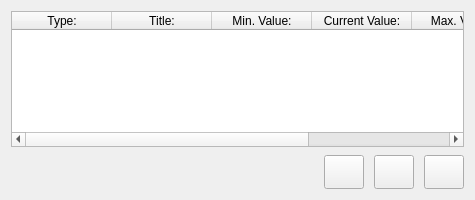
<?xml version="1.0" encoding="UTF-8"?>
<ui version="4.0">
 <class>MBSWtable_Form</class>
 <widget class="QWidget" name="MBSWtable_Form">
  <property name="geometry">
   <rect>
    <x>0</x>
    <y>0</y>
    <width>475</width>
    <height>200</height>
   </rect>
  </property>
  <property name="minimumSize">
   <size>
    <width>475</width>
    <height>200</height>
   </size>
  </property>
  <property name="font">
   <font>
    <family>Liberation Sans</family>
    <pointsize>9</pointsize>
   </font>
  </property>
  <property name="windowTitle">
   <string>Measuring Blocks</string>
  </property>
  <layout class="QVBoxLayout" name="verticalLayout">
   <property name="spacing">
    <number>0</number>
   </property>
   <item>
    <widget class="QTableWidget" name="selectedMBsSWs_tableWidget">
     <property name="minimumSize">
      <size>
       <width>382</width>
       <height>123</height>
      </size>
     </property>
     <property name="editTriggers">
      <set>QAbstractItemView::NoEditTriggers</set>
     </property>
     <property name="alternatingRowColors">
      <bool>true</bool>
     </property>
     <property name="selectionMode">
      <enum>QAbstractItemView::ContiguousSelection</enum>
     </property>
     <property name="selectionBehavior">
      <enum>QAbstractItemView::SelectRows</enum>
     </property>
     <column>
      <property name="text">
       <string>Type:</string>
      </property>
     </column>
     <column>
      <property name="text">
       <string>Title:</string>
      </property>
     </column>
     <column>
      <property name="text">
       <string>Min. Value:</string>
      </property>
     </column>
     <column>
      <property name="text">
       <string>Current Value:</string>
      </property>
     </column>
     <column>
      <property name="text">
       <string>Max. Value:</string>
      </property>
     </column>
     <column>
      <property name="text">
       <string>Unit:</string>
      </property>
     </column>
    </widget>
   </item>
   <item>
    <layout class="QHBoxLayout" name="horizontalLayout_2">
     <property name="spacing">
      <number>10</number>
     </property>
     <property name="topMargin">
      <number>8</number>
     </property>
     <property name="bottomMargin">
      <number>0</number>
     </property>
     <item>
      <spacer name="horizontalSpacer">
       <property name="orientation">
        <enum>Qt::Horizontal</enum>
       </property>
       <property name="sizeHint" stdset="0">
        <size>
         <width>40</width>
         <height>20</height>
        </size>
       </property>
      </spacer>
     </item>
     <item>
      <widget class="QPushButton" name="showMin_pushButton">
       <property name="sizePolicy">
        <sizepolicy hsizetype="Minimum" vsizetype="Fixed">
         <horstretch>0</horstretch>
         <verstretch>0</verstretch>
        </sizepolicy>
       </property>
       <property name="minimumSize">
        <size>
         <width>40</width>
         <height>34</height>
        </size>
       </property>
       <property name="maximumSize">
        <size>
         <width>40</width>
         <height>34</height>
        </size>
       </property>
       <property name="text">
        <string/>
       </property>
       <property name="icon">
        <iconset resource="../resources/FreeSSM.qrc">
         <normaloff>:/icons/freessm/24x24/show-min-value.png</normaloff>:/icons/freessm/24x24/show-min-value.png</iconset>
       </property>
       <property name="iconSize">
        <size>
         <width>24</width>
         <height>24</height>
        </size>
       </property>
       <property name="checkable">
        <bool>true</bool>
       </property>
      </widget>
     </item>
     <item>
      <widget class="QPushButton" name="showMax_pushButton">
       <property name="minimumSize">
        <size>
         <width>40</width>
         <height>34</height>
        </size>
       </property>
       <property name="maximumSize">
        <size>
         <width>40</width>
         <height>34</height>
        </size>
       </property>
       <property name="text">
        <string/>
       </property>
       <property name="icon">
        <iconset resource="../resources/FreeSSM.qrc">
         <normaloff>:/icons/freessm/24x24/show-max-value.png</normaloff>:/icons/freessm/24x24/show-max-value.png</iconset>
       </property>
       <property name="iconSize">
        <size>
         <width>24</width>
         <height>24</height>
        </size>
       </property>
       <property name="checkable">
        <bool>true</bool>
       </property>
      </widget>
     </item>
     <item>
      <widget class="QPushButton" name="resetMinMax_pushButton">
       <property name="sizePolicy">
        <sizepolicy hsizetype="Minimum" vsizetype="Fixed">
         <horstretch>0</horstretch>
         <verstretch>0</verstretch>
        </sizepolicy>
       </property>
       <property name="minimumSize">
        <size>
         <width>40</width>
         <height>34</height>
        </size>
       </property>
       <property name="maximumSize">
        <size>
         <width>40</width>
         <height>34</height>
        </size>
       </property>
       <property name="text">
        <string/>
       </property>
       <property name="icon">
        <iconset resource="../resources/FreeSSM.qrc">
         <normaloff>:/icons/freessm/24x24/reset-min-max.png</normaloff>:/icons/freessm/24x24/reset-min-max.png</iconset>
       </property>
       <property name="iconSize">
        <size>
         <width>24</width>
         <height>24</height>
        </size>
       </property>
      </widget>
     </item>
    </layout>
   </item>
  </layout>
 </widget>
 <resources>
  <include location="../resources/FreeSSM.qrc"/>
 </resources>
 <connections/>
</ui>
